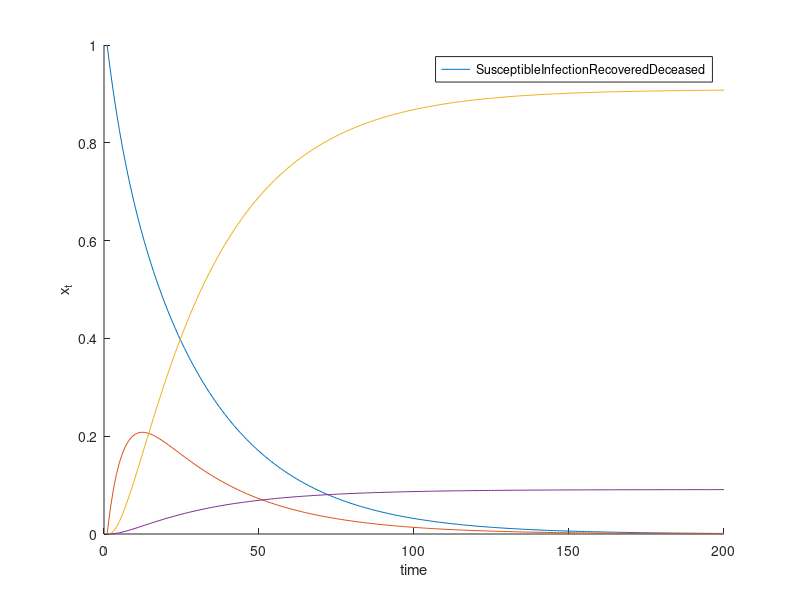
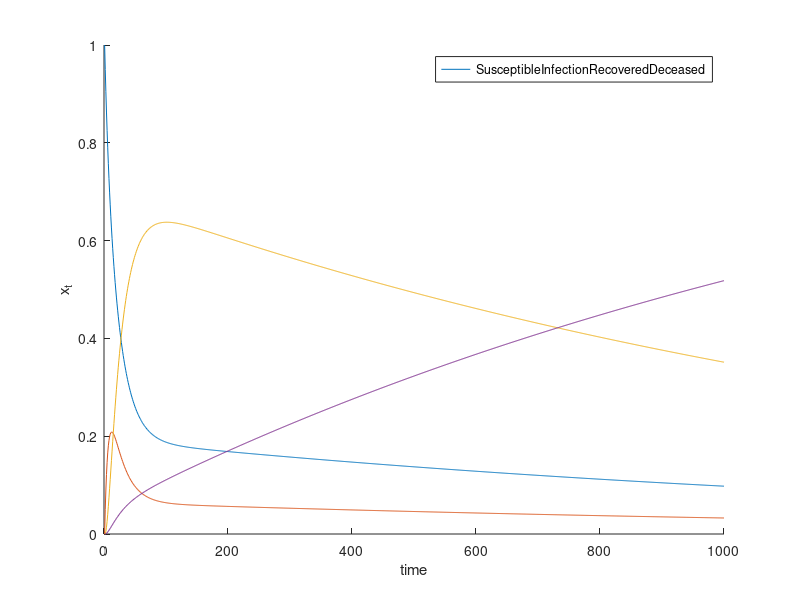
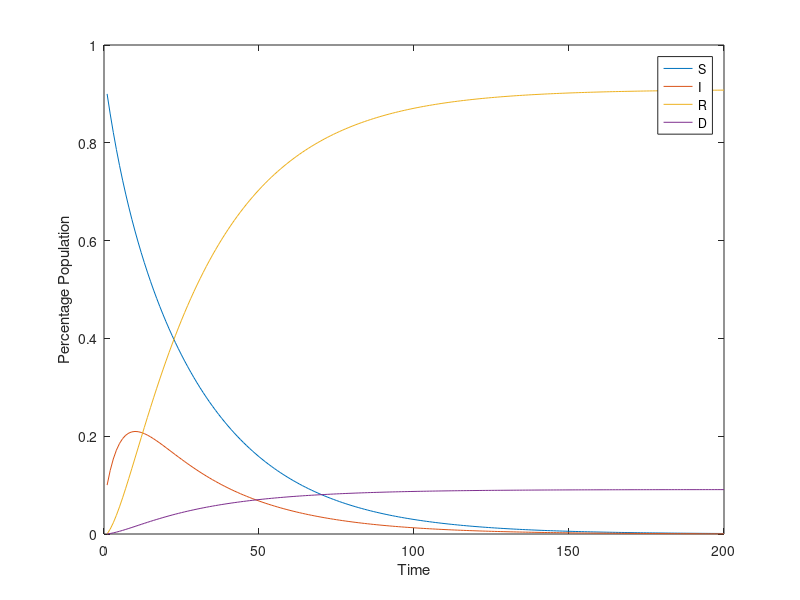

These charts were generated, in order, by the following MATLAB code:
clearvars;
close all;

% Question 1: Simulate the model described in Section 9.3 of the book
X = zeros(4,100);
X(:,1) = [1,0,0,0]';
t = 1:200;
A = [0.95,0.04,0,0; 
    0.05,0.85,0,0;
    0,0.10,1,0;
    0,0.01,0,1];

for i = 2:200
    X(:,i) = A * X(:,i-1);
end

hold on;
plot(t, X(1,:));
plot(t, X(2,:));
plot(t, X(3,:));
plot(t, X(4,:));
xlabel("time");
ylabel("x_t");
legend(["Susceptible", "Infection", "Recovered", "Deceased"]);

fprintf("After about 100 days, the state converges to 1 and 10% of the population deceased.");

% Question 2: Implelement the senario in which 1 percent of the recovered
% population becomes susceptible 
A = [0.95, 0.04,  0.01, 0; 
     0.05, 0.85,  0,   0;
     0,    0.10,  0.99, 0;
     0,    0.01,  0,   1];
t = 1:1000;

for i = 2:1000
    X(:,i) = A * X(:,i-1);
end


figure;
hold on;
plot(t, X(1,:));
plot(t, X(2,:));
plot(t, X(3,:));
plot(t, X(4,:));
xlabel("time");
ylabel("x_t");
legend(["Susceptible", "Infection", "Recovered", "Deceased"]);

% Question 3
% Below is the code in the base_sir.m file, which uses ss and lsim function
% to simulate
A = [0.95 0.04 0 0; 0.05 0.85 0 0; 0 0.1 1 0; 0 0.01 0 1];

% The following matrix is needed to use the lsim function to simulate the
% system in question
B = zeros(4,1);

% initial conditions (i.e., values of S, I, R, D at t=0).
x0 = [0.9 0.1 0 0];

% Here is a compact way to simulate a linear dynamical system.
% Type 'help ss', 'help lsim', etc., to learn about how these functions work!!
sys_sir_base = ss(A,B,eye(4),zeros(4,1),1);
Y = lsim(sys_sir_base,zeros(200,1),linspace(0,199,200),x0);

% plot the output trajectory
figure;
plot(Y);
legend('S','I','R','D');
xlabel('Time')
ylabel('Percentage Population');
%The output using the ss and lsim functions has the same outcome as our own in part i.